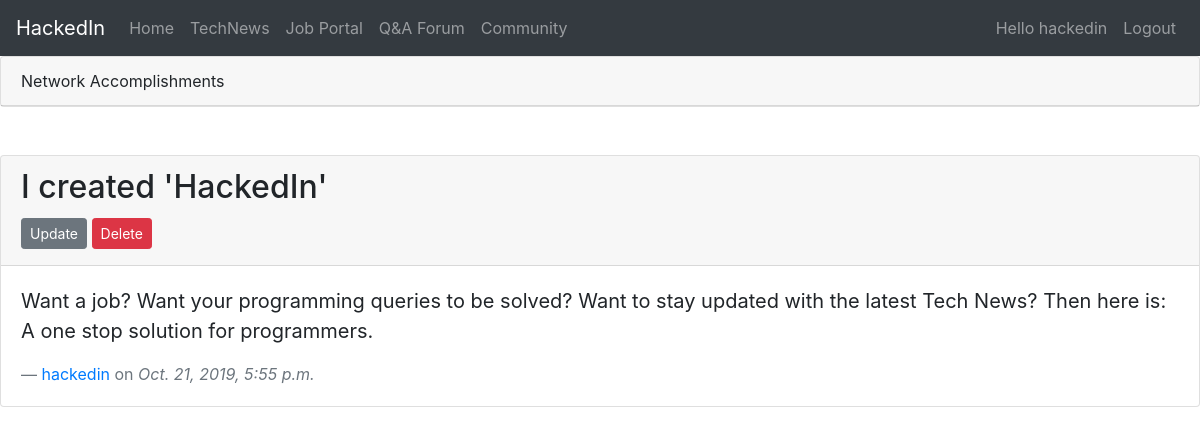
The page /community/16/ (signed in) on the database its author committed.
### hub/models.py (models this page shows, shortened)
class Accomplishment(models.Model):
	title = models.CharField(max_length = 100)
	content = models.TextField()
	date_posted = models.DateTimeField(default=timezone.now)
	author = models.ForeignKey(User,on_delete=models.CASCADE)

### hub/views.py (the view)
# urls.py: path('<int:pk>/',PostDetailView.as_view(),name='network-post'),
class PostDetailView(LoginRequiredMixin,DetailView):
	model = Accomplishment
	template_name = 'hub/networkpost.html'

### hub/templates/hub/networkpost.html (shortened to what this page needs)
<html>
  <head>
    <link rel="stylesheet" href="https://use.fontawesome.com/releases/v5.8.1/css/all.css">
    <link rel="stylesheet" href="https://stackpath.bootstrapcdn.com/bootstrap/4.3.1/css/bootstrap.min.css">
  </head>
{% extends 'hub/navbar.html' %}
{% block body %}
  <body style="background-image : url('https://png.pngtree.com/thumb_back/fw800/background/20190221/ourmid/pngtree-tech-line-background-simple-technology-business-image_22774.jpg')">
<div class="card">
  <p class="card-header">Network Accomplishments</p>
</div>
<br/><br/>
<div class="card">
  <div class="card-header">
    <h2>{{object.title}}</h2>
        {% if object.author == user %}
    <a class="btn btn-secondary btn-sm mt-1 mb-1" href="{% url 'network-update' object.id %}">Update</a>
    <a class="btn btn-danger btn-sm mt-1 mb-1" href="{% url 'network-delete' object.id %}">Delete</a>
    {% endif %}
  </div>
  <div class="card-body">
    <blockquote class="blockquote mb-0">
      <p>{{object.content}}</p>
      <footer class="blockquote-footer"><a href="{% url 'user-posts' accomplishment.author.username %}">{{object.author}}</a> on <cite title="Source Title">{{object.date_posted}}</cite></footer>
    </blockquote>
  </div>
</div>
</body>
{% endblock %}

### hub/templates/hub/navbar.html (shortened to what this page needs)
<nav class="navbar navbar-expand-lg navbar-dark bg-dark">
  			<a class="navbar-brand" href="{% url 'homepage' %}">HackedIn</a>
			  <div class="collapse navbar-collapse" id="navbarSupportedContent">
			    <ul class="navbar-nav mr-auto">
			      <li class="nav-item">
			        <a class="nav-link" href="{% url 'homepage' %}">Home</a>
			      </li>
			      <li class="nav-item">
			        <a class="nav-link" href="{% url 'news' %}">TechNews</a>
			      </li>
  			      <li class="nav-item">
			        <a class="nav-link" href="{% url 'jobs:index' %}">Job Portal</a>
			      </li>
			      <li class="nav-item">
			        <a class="nav-link" href="/forums/">Q&A Forum</a>
			      </li>
			      <li class="nav-item">
			        <a class="nav-link" href="/community/">Community</a>
			      </li>
			    </ul>
			</div>
			    <div class="navbar-nav">
			    	{% if user.is_authenticated %}
			    	<a class="nav-item nav-link" href="{% url 'profile' %}">Hello {{user.username}}</a>
			    	<a class="nav-item nav-link" href="{% url 'logout' %}">Logout</a>
			    	{% else %}
			    	<a class="nav-item nav-link" href="{% url 'login' %}">Login</a>
			    	<a class="nav-item nav-link" href="{% url 'register' %}">Register</a>
			    	{% endif %}
			    </div>
		</nav>
{% block body %}
{% endblock %}

### rows shown on the page
Accomplishment: title "I created 'HackedIn'", content "Want a job? Want your programming queries to be solved? Want to stay updated with the latest Tech News? Then here is: A one stop solution for programmers.", author "hackedin", date_posted "Oct. 21, 2019, 5:55 p.m."

### other values the page prints
{{ user.username }} "hackedin"
